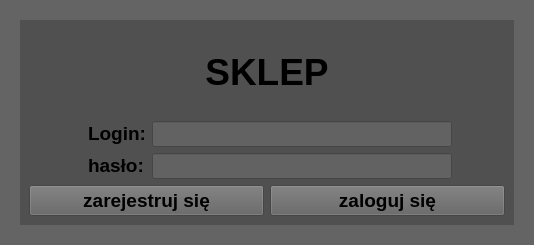
      <widget class="QWidget" name="Logowanie">
       <property name="autoFillBackground">
        <bool>false</bool>
       </property>
       <property name="styleSheet">
        <string notr="true">background-color: rgb(100,100,100)</string>
       </property>
       <layout class="QHBoxLayout" name="horizontalLayout_3">
        <item>
         <widget class="QWidget" name="logWidget" native="true">
          <property name="maximumSize">
           <size>
            <width>16777215</width>
            <height>250</height>
           </size>
          </property>
          <property name="autoFillBackground">
           <bool>false</bool>
          </property>
          <layout class="QGridLayout" name="gridLayout_8">
           <item row="0" column="0">
            <widget class="QWidget" name="logbckgrWidget" native="true">
             <property name="sizePolicy">
              <sizepolicy hsizetype="Minimum" vsizetype="Minimum">
               <horstretch>0</horstretch>
               <verstretch>0</verstretch>
              </sizepolicy>
             </property>
             <property name="maximumSize">
              <size>
               <width>500</width>
               <height>300</height>
              </size>
             </property>
             <property name="autoFillBackground">
              <bool>false</bool>
             </property>
             <property name="styleSheet">
              <string notr="true">background-color: rgb(80, 80, 80);
border-color: rgb(54, 54, 54);</string>
             </property>
             <layout class="QVBoxLayout" name="verticalLayout">
              <property name="sizeConstraint">
               <enum>QLayout::SetMinimumSize</enum>
              </property>
              <item>
               <layout class="QHBoxLayout" name="horizontalLayout_6">
                <item>
                 <widget class="QLabel" name="titleLabel">
                  <property name="sizePolicy">
                   <sizepolicy hsizetype="Minimum" vsizetype="Minimum">
                    <horstretch>0</horstretch>
                    <verstretch>0</verstretch>
                   </sizepolicy>
                  </property>
                  <property name="minimumSize">
                   <size>
                    <width>476</width>
                    <height>86</height>
                   </size>
                  </property>
                  <property name="font">
                   <font>
                    <pointsize>28</pointsize>
                    <bold>true</bold>
                   </font>
                  </property>
                  <property name="styleSheet">
                   <string notr="true">color: rgb(0, 0, 0);</string>
                  </property>
                  <property name="text">
                   <string>SKLEP</string>
                  </property>
                  <property name="alignment">
                   <set>Qt::AlignCenter</set>
                  </property>
                 </widget>
                </item>
               </layout>
              </item>
              <item>
               <layout class="QFormLayout" name="pswrLayout">
                <property name="sizeConstraint">
                 <enum>QLayout::SetMaximumSize</enum>
                </property>
                <property name="fieldGrowthPolicy">
                 <enum>QFormLayout::ExpandingFieldsGrow</enum>
                </property>
                <property name="rowWrapPolicy">
                 <enum>QFormLayout::DontWrapRows</enum>
                </property>
                <property name="labelAlignment">
                 <set>Qt::AlignJustify|Qt::AlignVCenter</set>
                </property>
                <property name="formAlignment">
                 <set>Qt::AlignCenter</set>
                </property>
                <item row="1" column="0">
                 <widget class="QLabel" name="pswrdLabel">
                  <property name="sizePolicy">
                   <sizepolicy hsizetype="Minimum" vsizetype="Minimum">
                    <horstretch>0</horstretch>
                    <verstretch>0</verstretch>
                   </sizepolicy>
                  </property>
                  <property name="font">
                   <font>
                    <pointsize>14</pointsize>
                    <bold>true</bold>
                   </font>
                  </property>
                  <property name="styleSheet">
                   <string notr="true">color: rgb(0, 0, 0)</string>
                  </property>
                  <property name="text">
                   <string>hasło:</string>
                  </property>
                  <property name="textFormat">
                   <enum>Qt::RichText</enum>
                  </property>
                 </widget>
                </item>
                <item row="1" column="1">
                 <widget class="QLineEdit" name="pswrdLineEdit">
                  <property name="sizePolicy">
                   <sizepolicy hsizetype="Fixed" vsizetype="Fixed">
                    <horstretch>0</horstretch>
                    <verstretch>0</verstretch>
                   </sizepolicy>
                  </property>
                  <property name="minimumSize">
                   <size>
                    <width>300</width>
                    <height>0</height>
                   </size>
                  </property>
                  <property name="font">
                   <font>
                    <pointsize>11</pointsize>
                   </font>
                  </property>
                  <property name="autoFillBackground">
                   <bool>false</bool>
                  </property>
                  <property name="styleSheet">
                   <string notr="true">background-color: rgb(98, 98, 98);</string>
                  </property>
                  <property name="inputMethodHints">
                   <set>Qt::ImhHiddenText|Qt::ImhNoAutoUppercase|Qt::ImhNoPredictiveText|Qt::ImhSensitiveData</set>
                  </property>
                  <property name="inputMask">
                   <string notr="true"/>
                  </property>
                  <property name="text">
                   <string/>
                  </property>
                  <property name="echoMode">
                   <enum>QLineEdit::Password</enum>
                  </property>
                 </widget>
                </item>
                <item row="0" column="1">
                 <widget class="QLineEdit" name="logLineEdit">
                  <property name="sizePolicy">
                   <sizepolicy hsizetype="Fixed" vsizetype="Fixed">
                    <horstretch>0</horstretch>
                    <verstretch>0</verstretch>
                   </sizepolicy>
                  </property>
                  <property name="minimumSize">
                   <size>
                    <width>300</width>
                    <height>0</height>
                   </size>
                  </property>
                  <property name="font">
                   <font>
                    <pointsize>11</pointsize>
                   </font>
                  </property>
                  <property name="autoFillBackground">
                   <bool>false</bool>
                  </property>
                  <property name="styleSheet">
                   <string notr="true">background-color: rgb(98, 98, 98);</string>
                  </property>
                  <property name="inputMethodHints">
                   <set>Qt::ImhNoAutoUppercase</set>
                  </property>
                  <property name="inputMask">
                   <string/>
                  </property>
                  <property name="text">
                   <string/>
                  </property>
                  <property name="placeholderText">
                   <string/>
                  </property>
                 </widget>
                </item>
                <item row="0" column="0">
                 <widget class="QLabel" name="logLabel">
                  <property name="sizePolicy">
                   <sizepolicy hsizetype="Minimum" vsizetype="Minimum">
                    <horstretch>0</horstretch>
                    <verstretch>0</verstretch>
                   </sizepolicy>
                  </property>
                  <property name="font">
                   <font>
                    <pointsize>14</pointsize>
                    <bold>true</bold>
                   </font>
                  </property>
                  <property name="styleSheet">
                   <string notr="true">color: rgb(0, 0, 0);</string>
                  </property>
                  <property name="text">
                   <string>Login:</string>
                  </property>
                  <property name="textFormat">
                   <enum>Qt::RichText</enum>
                  </property>
                 </widget>
                </item>
               </layout>
              </item>
              <item>
               <layout class="QHBoxLayout" name="horizontalLayout">
                <property name="sizeConstraint">
                 <enum>QLayout::SetMaximumSize</enum>
                </property>
                <item>
                 <widget class="QPushButton" name="goToRegistrationBtn">
                  <property name="font">
                   <font>
                    <pointsize>14</pointsize>
                    <bold>true</bold>
                   </font>
                  </property>
                  <property name="autoFillBackground">
                   <bool>false</bool>
                  </property>
                  <property name="styleSheet">
                   <string notr="true">color: rgb(0, 0, 0);
background-color: rgb(98, 98, 98);</string>
                  </property>
                  <property name="text">
                   <string>zarejestruj się</string>
                  </property>
                 </widget>
                </item>
                <item>
                 <widget class="QPushButton" name="logBtn">
                  <property name="font">
                   <font>
                    <pointsize>14</pointsize>
                    <bold>true</bold>
                   </font>
                  </property>
                  <property name="autoFillBackground">
                   <bool>false</bool>
                  </property>
                  <property name="styleSheet">
                   <string notr="true">background-color: rgb(98, 98, 98);
color: rgb(0, 0, 0);</string>
                  </property>
                  <property name="text">
                   <string>zaloguj się</string>
                  </property>
                 </widget>
                </item>
               </layout>
              </item>
             </layout>
            </widget>
           </item>
          </layout>
         </widget>
        </item>
       </layout>
      </widget>
